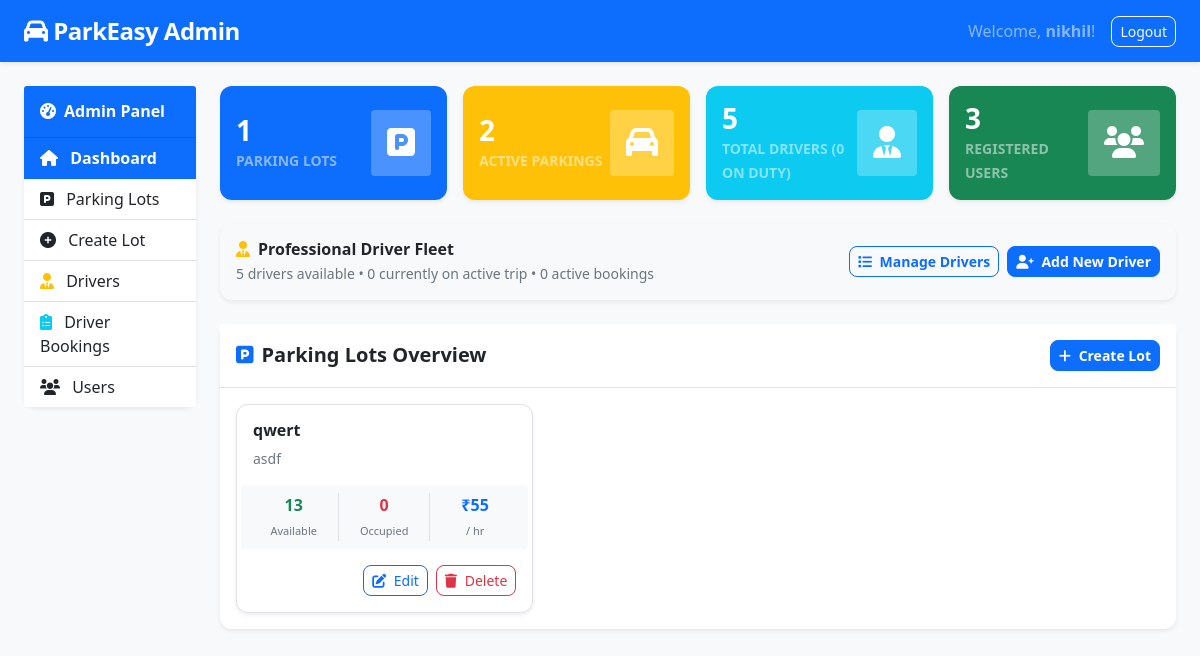
The page /admin/dashboard (signed in) on the database its author committed.
### tables this page shows
CREATE TABLE parking_lots (
               id INTEGER PRIMARY KEY AUTOINCREMENT,         
               location_name TEXT NOT NULL,
               address TEXT NOT NULL,
               pincode TEXT NOT NULL,
               price_per_hour REAL NOT NULL,
               maximum_number_of_spots INTEGER NOT NULL,
               created_at TIMESTAMP DEFAULT CURRENT_TIMESTAMP,
               updated_at TIMESTAMP DEFAULT CURRENT_TIMESTAMP,
               is_active BOOLEAN DEFAULT 1
);

### app.py (the view)
@app.route('/admin/dashboard')
def admin_dashboard():
    if 'user_id' not in session or session.get('role') != 'admin':
        return redirect(url_for('login'))
    conn = get_db_connection()
    lots = conn.execute('''
        SELECT pl.*,
            COUNT(ps.id) as total_spots,
            SUM(CASE WHEN ps.status = 'A' THEN 1 ELSE 0 END) as available_spots,
            SUM(CASE WHEN ps.status = 'O' THEN 1 ELSE 0 END) as occupied_spots
        FROM parking_lots pl
        LEFT JOIN parking_spots ps ON pl.id = ps.lot_id
        WHERE pl.is_active = 1
        GROUP BY pl.id
    ''').fetchall()
    total_users = conn.execute('SELECT COUNT(*) as count FROM users WHERE role = "user"').fetchone()['count']
    active_reservations = conn.execute('SELECT COUNT(*) as count FROM reservations WHERE leaving_timestamp IS NULL').fetchone()['count']
    total_drivers = conn.execute('SELECT COUNT(*) as count FROM drivers').fetchone()['count']
    active_drivers = conn.execute('SELECT COUNT(*) as count FROM drivers WHERE status = "busy"').fetchone()['count']
    available_drivers = conn.execute('SELECT COUNT(*) as count FROM drivers WHERE status = "available"').fetchone()['count']
    active_driver_bookings = conn.execute('SELECT COUNT(*) as count FROM driver_bookings WHERE status = "active"').fetchone()['count']
    conn.close()
    return render_template('admin_dashboard.html',
                         lots=lots,
                         total_users=total_users,
                         active_reservations=active_reservations,
                         total_drivers=total_drivers,
                         active_drivers=active_drivers,
                         available_drivers=available_drivers,
                         active_driver_bookings=active_driver_bookings)

### app.py (called while the page is built)
def get_db_connection():
    conn = sqlite3.connect(DATABASE)
    conn.row_factory = sqlite3.Row
    conn.execute("PRAGMA foreign_keys = ON;")
    return conn

### templates/admin_dashboard.html (shortened to what this page needs)
<!DOCTYPE html>
<html lang="en">
<head>
    <link href="https://cdn.jsdelivr.net/npm/bootstrap@5.1.3/dist/css/bootstrap.min.css" rel="stylesheet">
    <link href="https://cdnjs.cloudflare.com/ajax/libs/font-awesome/6.0.0/css/all.min.css" rel="stylesheet">
    <link href="{{ url_for('static', filename='css/style.css') }}" rel="stylesheet">
</head>
<body>
    <nav class="navbar navbar-expand-lg navbar-dark bg-primary shadow-sm">
        <div class="container-fluid px-4">
            <a class="navbar-brand" href="{{ url_for('admin_dashboard') }}">
                <i class="fas fa-car"></i> ParkEasy Admin
            </a>
            <div class="navbar-nav ms-auto align-items-center">
                <span class="navbar-text me-3 text-white-50">Welcome, <strong>{{ session.username }}</strong>!</span>
                <a class="btn btn-outline-light btn-sm" href="{{ url_for('logout') }}">Logout</a>
            </div>
        </div>
    </nav>
    <div class="container-fluid px-4 mt-4 mb-5">
        <div class="row">
            <div class="col-md-3 col-lg-2 mb-4">
                <div class="card shadow-sm border-0">
                    <div class="card-header bg-primary text-white py-3">
                        <h6 class="mb-0 fw-bold"><i class="fas fa-tachometer-alt me-2"></i>Admin Panel</h6>
                    </div>
                    <div class="list-group list-group-flush">
                        <a href="{{ url_for('admin_dashboard') }}" class="list-group-item list-group-item-action active fw-bold">
                            <i class="fas fa-home me-2"></i> Dashboard
                        </a>
                        <a href="{{ url_for('admin_parking_lots') }}" class="list-group-item list-group-item-action">
                            <i class="fas fa-parking me-2"></i> Parking Lots
                        </a>
                        <a href="{{ url_for('admin_create_lot') }}" class="list-group-item list-group-item-action">
                            <i class="fas fa-plus-circle me-2"></i> Create Lot
                        </a>
                        <a href="{{ url_for('admin_drivers') }}" class="list-group-item list-group-item-action">
                            <i class="fas fa-user-tie me-2 text-warning"></i> Drivers
                        </a>
                        <a href="{{ url_for('admin_driver_bookings') }}" class="list-group-item list-group-item-action">
                            <i class="fas fa-clipboard-list me-2 text-info"></i> Driver Bookings
                        </a>
                        <a href="{{ url_for('admin_users') }}" class="list-group-item list-group-item-action">
                            <i class="fas fa-users me-2"></i> Users
                        </a>
                    </div>
                </div>
            </div>
            <div class="col-md-9 col-lg-10">
                <div class="row g-3 mb-4">
                    <div class="col-sm-6 col-xl-3">
                        <div class="card border-0 bg-primary text-white shadow-sm h-100">
                            <div class="card-body d-flex justify-content-between align-items-center">
                                <div>
                                    <h3 class="fw-bold mb-0">{{ lots|length }}</h3>
                                    <span class="small text-white-50 text-uppercase fw-bold">Parking Lots</span>
                                </div>
                                <div class="bg-white bg-opacity-25 rounded p-3">
                                    <i class="fas fa-parking fa-2x"></i>
                                </div>
                            </div>
                        </div>
                    </div>
                    <div class="col-sm-6 col-xl-3">
                        <div class="card border-0 bg-warning text-white shadow-sm h-100">
                            <div class="card-body d-flex justify-content-between align-items-center">
                                <div>
                                    <h3 class="fw-bold mb-0">{{ active_reservations }}</h3>
                                    <span class="small text-white-50 text-uppercase fw-bold">Active Parkings</span>
                                </div>
                                <div class="bg-white bg-opacity-25 rounded p-3">
                                    <i class="fas fa-car fa-2x"></i>
                                </div>
                            </div>
                        </div>
                    </div>
                    <div class="col-sm-6 col-xl-3">
                        <div class="card border-0 bg-info text-white shadow-sm h-100">
                            <div class="card-body d-flex justify-content-between align-items-center">
                                <div>
                                    <h3 class="fw-bold mb-0">{{ total_drivers }}</h3>
                                    <span class="small text-white-50 text-uppercase fw-bold">Total Drivers ({{ active_drivers }} on duty)</span>
                                </div>
                                <div class="bg-white bg-opacity-25 rounded p-3">
                                    <i class="fas fa-user-tie fa-2x"></i>
                                </div>
                            </div>
                        </div>
                    </div>
                    <div class="col-sm-6 col-xl-3">
                        <div class="card border-0 bg-success text-white shadow-sm h-100">
                            <div class="card-body d-flex justify-content-between align-items-center">
                                <div>
                                    <h3 class="fw-bold mb-0">{{ total_users }}</h3>
                                    <span class="small text-white-50 text-uppercase fw-bold">Registered Users</span>
                                </div>
                                <div class="bg-white bg-opacity-25 rounded p-3">
                                    <i class="fas fa-users fa-2x"></i>
                                </div>
                            </div>
                        </div>
                    </div>
                </div>
                <div class="card border-0 shadow-sm mb-4 bg-light">
                    <div class="card-body d-flex flex-wrap justify-content-between align-items-center py-3">
                        <div>
                            <h6 class="fw-bold mb-1"><i class="fas fa-user-tie text-warning me-2"></i>Professional Driver Fleet</h6>
                            <p class="small text-muted mb-0">
                                {{ available_drivers }} drivers available &bull; {{ active_drivers }} currently on active trip &bull; {{ active_driver_bookings }} active bookings
                            </p>
                        </div>
                        <div class="d-flex gap-2 mt-2 mt-md-0">
                            <a href="{{ url_for('admin_drivers') }}" class="btn btn-outline-primary btn-sm fw-bold">
                                <i class="fas fa-list me-1"></i> Manage Drivers
                            </a>
                            <a href="{{ url_for('admin_add_driver') }}" class="btn btn-primary btn-sm fw-bold">
                                <i class="fas fa-user-plus me-1"></i> Add New Driver
                            </a>
                        </div>
                    </div>
                </div>
                <div class="card border-0 shadow-sm">
                    <div class="card-header bg-white border-bottom py-3 d-flex justify-content-between align-items-center">
                        <h5 class="mb-0 fw-bold text-dark"><i class="fas fa-parking text-primary me-2"></i>Parking Lots Overview</h5>
                        <a href="{{ url_for('admin_create_lot') }}" class="btn btn-sm btn-primary fw-bold">
                            <i class="fas fa-plus me-1"></i> Create Lot
                        </a>
                    </div>
                    <div class="card-body">
                        {% if lots %}
                            <div class="row g-3">
                                {% for lot in lots %}
                                    <div class="col-md-6 col-lg-4">
                                        <div class="card h-100 border shadow-sm">
                                            <div class="card-body">
                                                <h6 class="card-title fw-bold text-dark">{{ lot.location_name }}</h6>
                                                <p class="card-text small text-muted mb-3">{{ lot.address }}</p>
                                                <div class="row text-center bg-light rounded p-2 mb-3">
                                                    <div class="col-4 border-end">
                                                        <div class="text-success fw-bold">{{ lot.available_spots or 0 }}</div>
                                                        <small class="text-muted" style="font-size: 11px;">Available</small>
                                                    </div>
                                                    <div class="col-4 border-end">
                                                        <div class="text-danger fw-bold">{{ lot.occupied_spots or 0 }}</div>
                                                        <small class="text-muted" style="font-size: 11px;">Occupied</small>
                                                    </div>
                                                    <div class="col-4">
                                                        <div class="text-primary fw-bold">₹{{ "%.0f"|format(lot.price_per_hour) }}</div>
                                                        <small class="text-muted" style="font-size: 11px;">/ hr</small>
                                                    </div>
                                                </div>
                                                <div class="d-flex justify-content-end gap-2">
                                                    <a href="{{ url_for('admin_edit_lot', lot_id=lot.id) }}" class="btn btn-sm btn-outline-primary">
                                                        <i class="fas fa-edit me-1"></i> Edit
                                                    </a>
                                                    <a href="{{ url_for('admin_delete_lot', lot_id=lot.id) }}" class="btn btn-sm btn-outline-danger"
                                                       onclick="return confirm('Are you sure you want to delete this parking lot?')">
                                                        <i class="fas fa-trash me-1"></i> Delete
                                                    </a>
                                                </div>
                                            </div>
                                        </div>
                                    </div>
                                {% endfor %}
                            </div>
                        {% else %}
                            <div class="text-center py-4">
                                <p class="text-muted mb-3">No parking lots created yet.</p>
                                <a href="{{ url_for('admin_create_lot') }}" class="btn btn-primary btn-sm">Create your first parking lot</a>
                            </div>
                        {% endif %}
                    </div>
                </div>
            </div>
        </div>
    </div>
</body>
</html>

### static/css/style.css (style rules this page uses)
nav .navbar-brand { font-size: 1.5rem; font-weight: 700; letter-spacing: -0.5px; }
body { background-color: #f8f9fa; color: #212529; font-size: 1rem; font-weight: 400; line-height: 1.5; margin: 0; }
.card { transition: transform 0.2s ease, box-shadow 0.2s ease; border-radius: 0.75rem; }
.btn { border-radius: 0.5rem; }

### rows shown on the page
parking_lots: location_name "qwert", address "asdf", maximum_number_of_spots "13", occupied_spots "0", price_per_hour "55"

### other values the page prints
{{ session.username }} "nikhil"
{{ lots|length }} "1"
{{ active_reservations }} "2"
{{ total_drivers }} "5"
{{ active_drivers }} "0"
{{ total_users }} "3"
{{ available_drivers }} "5"
{{ active_driver_bookings }} "0"
